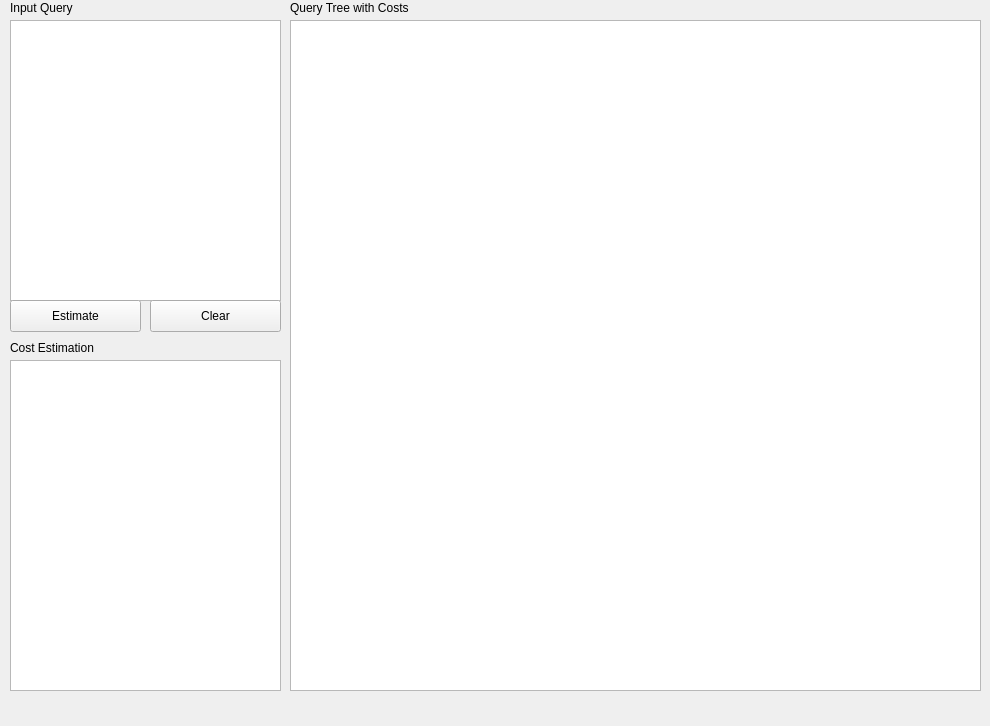
<?xml version="1.0" encoding="UTF-8"?>
<ui version="4.0">
 <class>Interface</class>
 <widget class="QMainWindow" name="Interface">
  <property name="geometry">
   <rect>
    <x>0</x>
    <y>0</y>
    <width>990</width>
    <height>726</height>
   </rect>
  </property>
  <property name="windowTitle">
   <string>Interface</string>
  </property>
  <widget class="QWidget" name="centralwidget">
   <property name="sizePolicy">
    <sizepolicy hsizetype="Expanding" vsizetype="Expanding">
     <horstretch>0</horstretch>
     <verstretch>0</verstretch>
    </sizepolicy>
   </property>
   <property name="minimumSize">
    <size>
     <width>800</width>
     <height>582</height>
    </size>
   </property>
   <widget class="QTextEdit" name="inputText">
    <property name="geometry">
     <rect>
      <x>10</x>
      <y>20</y>
      <width>271</width>
      <height>281</height>
     </rect>
    </property>
    <property name="sizeIncrement">
     <size>
      <width>10</width>
      <height>10</height>
     </size>
    </property>
   </widget>
   <widget class="QTextBrowser" name="textBrowser">
    <property name="geometry">
     <rect>
      <x>10</x>
      <y>360</y>
      <width>271</width>
      <height>331</height>
     </rect>
    </property>
    <property name="sizeIncrement">
     <size>
      <width>10</width>
      <height>10</height>
     </size>
    </property>
   </widget>
   <widget class="QLabel" name="costLabel">
    <property name="geometry">
     <rect>
      <x>10</x>
      <y>340</y>
      <width>121</width>
      <height>16</height>
     </rect>
    </property>
    <property name="text">
     <string>Cost Estimation</string>
    </property>
   </widget>
   <widget class="QLabel" name="inputLabel">
    <property name="geometry">
     <rect>
      <x>10</x>
      <y>0</y>
      <width>101</width>
      <height>16</height>
     </rect>
    </property>
    <property name="text">
     <string>Input Query</string>
    </property>
   </widget>
   <widget class="QLabel" name="treeLabel">
    <property name="geometry">
     <rect>
      <x>290</x>
      <y>0</y>
      <width>141</width>
      <height>16</height>
     </rect>
    </property>
    <property name="text">
     <string>Query Tree with Costs</string>
    </property>
   </widget>
   <widget class="QGraphicsView" name="treeView">
    <property name="geometry">
     <rect>
      <x>290</x>
      <y>20</y>
      <width>691</width>
      <height>671</height>
     </rect>
    </property>
    <property name="sizeIncrement">
     <size>
      <width>10</width>
      <height>10</height>
     </size>
    </property>
   </widget>
   <widget class="QPushButton" name="estimateBtn">
    <property name="geometry">
     <rect>
      <x>10</x>
      <y>300</y>
      <width>131</width>
      <height>32</height>
     </rect>
    </property>
    <property name="text">
     <string>Estimate</string>
    </property>
   </widget>
   <widget class="QPushButton" name="clearBtn">
    <property name="geometry">
     <rect>
      <x>150</x>
      <y>300</y>
      <width>131</width>
      <height>32</height>
     </rect>
    </property>
    <property name="text">
     <string>Clear</string>
    </property>
   </widget>
  </widget>
  <widget class="QMenuBar" name="menubar">
   <property name="geometry">
    <rect>
     <x>0</x>
     <y>0</y>
     <width>990</width>
     <height>24</height>
    </rect>
   </property>
   <property name="defaultUp">
    <bool>false</bool>
   </property>
   <property name="nativeMenuBar">
    <bool>true</bool>
   </property>
  </widget>
 </widget>
 <resources/>
 <connections/>
</ui>
